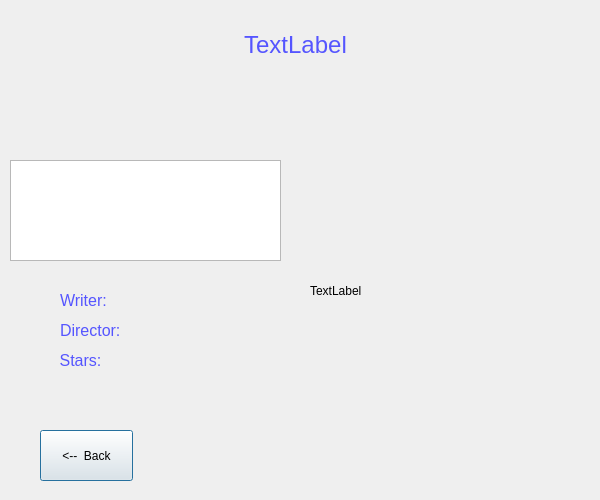
<?xml version="1.0" encoding="UTF-8"?>
<ui version="4.0">
 <class>movie2</class>
 <widget class="QDialog" name="movie2">
  <property name="geometry">
   <rect>
    <x>0</x>
    <y>0</y>
    <width>600</width>
    <height>500</height>
   </rect>
  </property>
  <property name="windowTitle">
   <string>Dialog</string>
  </property>
  <widget class="QPushButton" name="pushButton_2">
   <property name="geometry">
    <rect>
     <x>40</x>
     <y>430</y>
     <width>93</width>
     <height>51</height>
    </rect>
   </property>
   <property name="text">
    <string>&lt;--  Back</string>
   </property>
  </widget>
  <widget class="QLabel" name="label_2">
   <property name="geometry">
    <rect>
     <x>60</x>
     <y>280</y>
     <width>101</width>
     <height>41</height>
    </rect>
   </property>
   <property name="text">
    <string>&lt;html&gt;&lt;head/&gt;&lt;body&gt;&lt;p&gt;&lt;span style=&quot; font-size:12pt; color:#5555ff;&quot;&gt;Writer:&lt;/span&gt;&lt;/p&gt;&lt;/body&gt;&lt;/html&gt;</string>
   </property>
  </widget>
  <widget class="QLabel" name="MovieName">
   <property name="geometry">
    <rect>
     <x>30</x>
     <y>20</y>
     <width>531</width>
     <height>51</height>
    </rect>
   </property>
   <property name="font">
    <font>
     <pointsize>18</pointsize>
    </font>
   </property>
   <property name="text">
    <string>&lt;html&gt;&lt;head/&gt;&lt;body&gt;&lt;p&gt;&lt;span style=&quot; font-size:18pt; color:#5555ff;&quot;&gt;TextLabel&lt;/span&gt;&lt;/p&gt;&lt;/body&gt;&lt;/html&gt;</string>
   </property>
   <property name="alignment">
    <set>Qt::AlignCenter</set>
   </property>
  </widget>
  <widget class="QLabel" name="Writer">
   <property name="geometry">
    <rect>
     <x>130</x>
     <y>290</y>
     <width>171</width>
     <height>20</height>
    </rect>
   </property>
   <property name="text">
    <string/>
   </property>
  </widget>
  <widget class="QLabel" name="stars">
   <property name="geometry">
    <rect>
     <x>130</x>
     <y>350</y>
     <width>161</width>
     <height>16</height>
    </rect>
   </property>
   <property name="text">
    <string/>
   </property>
  </widget>
  <widget class="QLabel" name="pictureLabel">
   <property name="geometry">
    <rect>
     <x>310</x>
     <y>90</y>
     <width>261</width>
     <height>401</height>
    </rect>
   </property>
   <property name="text">
    <string>TextLabel</string>
   </property>
  </widget>
  <widget class="QLabel" name="Category">
   <property name="geometry">
    <rect>
     <x>50</x>
     <y>120</y>
     <width>181</width>
     <height>31</height>
    </rect>
   </property>
   <property name="text">
    <string/>
   </property>
  </widget>
  <widget class="QLabel" name="label_3">
   <property name="geometry">
    <rect>
     <x>60</x>
     <y>310</y>
     <width>101</width>
     <height>41</height>
    </rect>
   </property>
   <property name="text">
    <string>&lt;html&gt;&lt;head/&gt;&lt;body&gt;&lt;p&gt;&lt;span style=&quot; font-size:12pt; color:#5555ff;&quot;&gt;Director:&lt;/span&gt;&lt;/p&gt;&lt;/body&gt;&lt;/html&gt;</string>
   </property>
  </widget>
  <widget class="QLabel" name="Director">
   <property name="geometry">
    <rect>
     <x>130</x>
     <y>320</y>
     <width>151</width>
     <height>16</height>
    </rect>
   </property>
   <property name="text">
    <string/>
   </property>
  </widget>
  <widget class="QLabel" name="label_4">
   <property name="geometry">
    <rect>
     <x>30</x>
     <y>340</y>
     <width>101</width>
     <height>41</height>
    </rect>
   </property>
   <property name="text">
    <string>&lt;html&gt;&lt;head/&gt;&lt;body&gt;&lt;p&gt;&lt;span style=&quot; font-size:12pt; color:#5555ff;&quot;&gt;Stars:&lt;/span&gt;&lt;/p&gt;&lt;/body&gt;&lt;/html&gt;</string>
   </property>
   <property name="alignment">
    <set>Qt::AlignCenter</set>
   </property>
  </widget>
  <widget class="QTextEdit" name="textEdit">
   <property name="geometry">
    <rect>
     <x>10</x>
     <y>160</y>
     <width>271</width>
     <height>101</height>
    </rect>
   </property>
   <property name="readOnly">
    <bool>true</bool>
   </property>
   <property name="html">
    <string>&lt;!DOCTYPE HTML PUBLIC &quot;-//W3C//DTD HTML 4.0//EN&quot; &quot;http://www.w3.org/TR/REC-html40/strict.dtd&quot;&gt;
&lt;html&gt;&lt;head&gt;&lt;meta name=&quot;qrichtext&quot; content=&quot;1&quot; /&gt;&lt;style type=&quot;text/css&quot;&gt;
p, li { white-space: pre-wrap; }
&lt;/style&gt;&lt;/head&gt;&lt;body style=&quot; font-family:'Ubuntu'; font-size:11pt; font-weight:400; font-style:normal;&quot;&gt;
&lt;p style=&quot;-qt-paragraph-type:empty; margin-top:0px; margin-bottom:0px; margin-left:0px; margin-right:0px; -qt-block-indent:0; text-indent:0px;&quot;&gt;&lt;br /&gt;&lt;/p&gt;&lt;/body&gt;&lt;/html&gt;</string>
   </property>
  </widget>
 </widget>
 <resources/>
 <connections/>
</ui>
